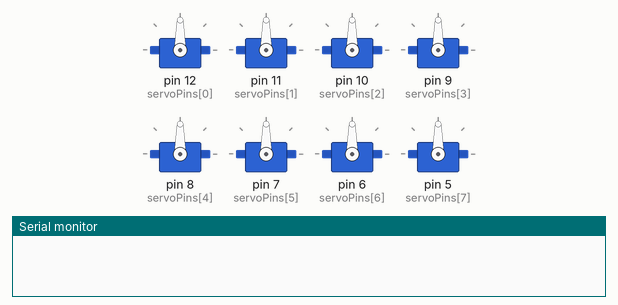
Recording of a sketch running on a simulated Arduino Uno, built with avr-gcc and run on an emulated ATmega328P. Parts: 8 × servo, the last lines printed to the serial monitor.

Above: at 0.1 s.
At 1.15 s:
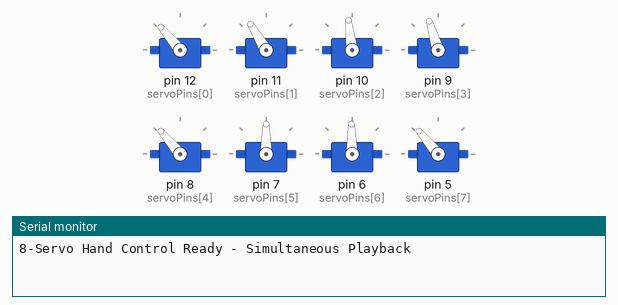
At 10.42 s:
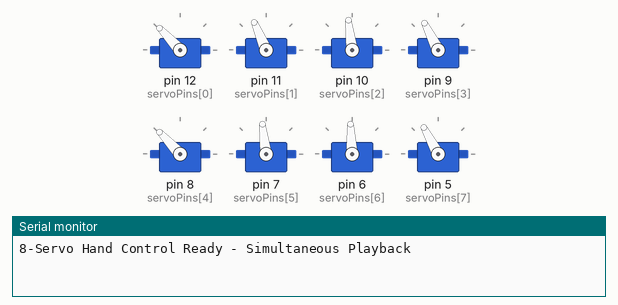
At 19.69 s:
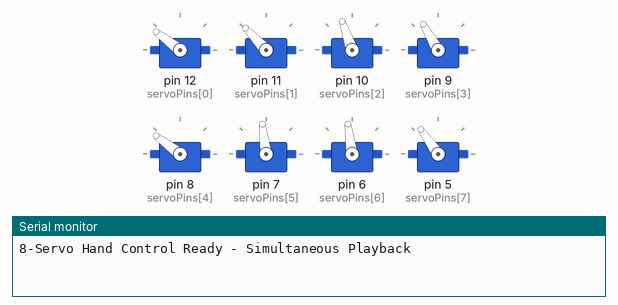
At 29.26 s:
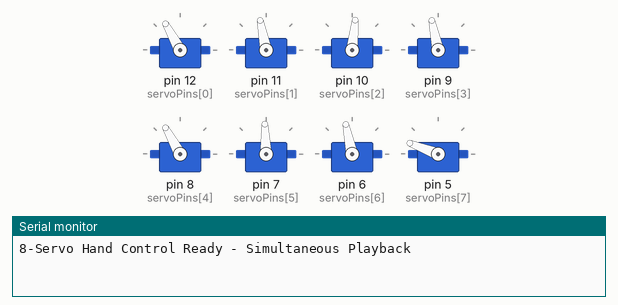
At 38.83 s:
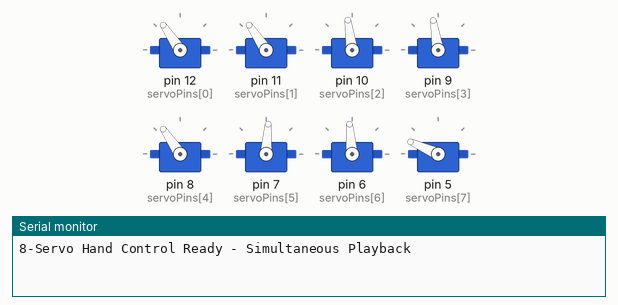
Timing chart, 0 to 38.9 s (numbered marks = the images above):
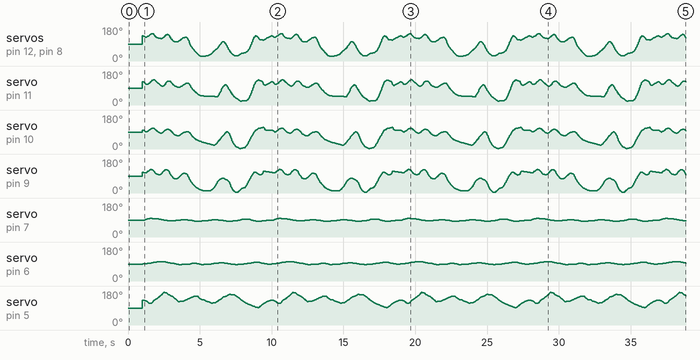

The sketch:

hand_movements_20251204_221925.ino
```cpp
/*
 * 8-Servo Hand Control - Generated Movement Code (SIMULTANEOUS PLAYBACK)
 * Generated: 2025-12-04 22:19:25
 * Layers: 4
 * Original Frames Recorded: 3164
 * Loop Duration: 8.97s (recorded) / 8.97s (at 1.0x speed)
 * Playback Speed: 1.0x
 *
 * Hardware: 5 Finger Servos + 3 Arm Servos
 * Fingers: Thumb, Index, Middle, Ring, Pinky
 * Arm: Shoulder, Elbow, Wrist
 *
 * Pin Mapping (reversed order):
 * Pin 12 -> Thumb (servo 0)
 * Pin 11 -> Index (servo 1)
 * Pin 10 -> Middle (servo 2)
 * Pin 9  -> Ring (servo 3)
 * Pin 8  -> Pinky (servo 4)
 * Pin 7  -> Shoulder (servo 5)
 * Pin 6  -> Elbow (servo 6)
 * Pin 5  -> Wrist (servo 7)
 */

#include <Servo.h>

// Servo objects
Servo servo[8];
int servoPins[8] = {12, 11, 10, 9, 8, 7, 6, 5};

// Timing
unsigned long loopStartTime;
unsigned long loopDuration = 8970; // milliseconds (adjusted for 1.0x speed)

// Layer data structures

// Layer 1: Layer_1 (cursor mode) - 77 keyframes
const int layer1_count = 77;
const unsigned long layer1_times[] PROGMEM = {3, 134, 238, 341, 455, 558, 659, 775, 875, 983, 1086, 1188, 1294, 1398, 1499, 1602, 1703, 1819, 1927, 2030, 2136, 2243, 2407, 2520, 2624, 2725, 2831, 2943, 3079, 3184, 3285, 3390, 3495, 3607, 3711, 3832, 3936, 4079, 4239, 4520, 4719, 4824, 4927, 5031, 5135, 5239, 5344, 5448, 5551, 5656, 5760, 5864, 5968, 6070, 6177, 6280, 6382, 6488, 6592, 6789, 6896, 7133, 7240, 7343, 7445, 7553, 7656, 7757, 7857, 7960, 8065, 8168, 8332, 8433, 8536, 8637, 8945};
const int layer1_servo0[] PROGMEM = {134, 129, 125, 130, 134, 142, 144, 142, 131, 124, 121, 120, 119, 121, 128, 136, 141, 139, 125, 115, 105, 101, 101, 105, 111, 117, 123, 125, 124, 113, 92, 77, 65, 56, 47, 37, 29, 24, 25, 29, 34, 41, 50, 56, 63, 70, 82, 91, 102, 102, 94, 82, 65, 52, 41, 34, 29, 27, 26, 36, 41, 44, 48, 54, 68, 85, 105, 124, 133, 130, 124, 110, 104, 96, 96, 99, 99};
const int layer1_servo1[] PROGMEM = {123, 120, 110, 110, 114, 123, 130, 135, 130, 121, 115, 108, 101, 99, 104, 113, 124, 127, 125, 118, 106, 100, 95, 94, 96, 100, 106, 111, 116, 116, 107, 94, 83, 75, 66, 59, 53, 48, 47, 47, 47, 47, 47, 45, 43, 46, 59, 71, 92, 100, 107, 104, 90, 77, 64, 53, 44, 37, 33, 21, 22, 22, 23, 29, 42, 60, 81, 102, 121, 128, 133, 130, 128, 102, 83, 81, 81};
const int layer1_servo2[] PROGMEM = {100, 96, 90, 94, 99, 106, 109, 110, 104, 96, 90, 85, 83, 87, 95, 101, 105, 104, 99, 92, 81, 75, 70, 71, 75, 81, 87, 90, 92, 91, 86, 76, 65, 58, 50, 46, 43, 39, 34, 29, 25, 22, 21, 22, 27, 38, 48, 55, 68, 75, 85, 92, 89, 77, 55, 36, 25, 14, 9, 1, 5, 8, 17, 30, 46, 61, 74, 88, 99, 103, 110, 113, 118, 127, 105, 100, 100};
const int layer1_servo3[] PROGMEM = {111, 106, 105, 114, 119, 125, 123, 118, 106, 99, 97, 97, 100, 110, 119, 124, 122, 117, 100, 90, 79, 75, 76, 82, 90, 97, 104, 104, 100, 88, 71, 58, 47, 39, 30, 24, 20, 15, 12, 11, 12, 17, 25, 34, 46, 62, 70, 75, 78, 77, 72, 69, 64, 52, 31, 17, 9, 3, 2, 16, 24, 30, 41, 56, 71, 86, 98, 110, 111, 105, 100, 94, 94, 120, 118, 117, 117};
const int layer1_servo4[] PROGMEM = {134, 129, 125, 130, 134, 142, 144, 142, 131, 124, 121, 120, 119, 121, 128, 136, 141, 139, 125, 115, 105, 101, 101, 105, 111, 117, 123, 125, 124, 113, 92, 77, 65, 56, 47, 37, 29, 24, 25, 29, 34, 41, 50, 56, 63, 70, 82, 91, 102, 102, 94, 82, 65, 52, 41, 34, 29, 27, 26, 36, 41, 44, 48, 54, 68, 85, 105, 124, 133, 130, 124, 110, 104, 96, 96, 99, 99};
int layer1_index = 0;

// Layer 2: Layer_2 (manual mode) - 102 keyframes
const int layer2_count = 102;
const unsigned long layer2_times[] PROGMEM = {1, 243, 307, 363, 421, 484, 684, 735, 788, 845, 899, 965, 1043, 1099, 1163, 1219, 1275, 1331, 1386, 1442, 1492, 1674, 1728, 1784, 1839, 1922, 2005, 2094, 2155, 2205, 2265, 2327, 2380, 2431, 2499, 2868, 2956, 3043, 3139, 3219, 3338, 3436, 3539, 3610, 3855, 3907, 3967, 4051, 4114, 4308, 4365, 4450, 4609, 4711, 4779, 5083, 5138, 5212, 5266, 5331, 5420, 5475, 5529, 5586, 5642, 5811, 5874, 5943, 6019, 6416, 6474, 6536, 6593, 6651, 6711, 6761, 6817, 6874, 6930, 7018, 7074, 7147, 7198, 7288, 7362, 7466, 7583, 7633, 7777, 7866, 8002, 8233, 8321, 8393, 8502, 8594, 8649, 8722, 8793, 8850, 8913, 8955};
const int layer2_servo7[] PROGMEM = {131, 128, 124, 121, 118, 114, 118, 124, 130, 133, 136, 139, 142, 147, 150, 153, 157, 160, 165, 169, 173, 169, 166, 162, 159, 156, 153, 150, 147, 142, 139, 136, 132, 128, 124, 128, 131, 134, 137, 140, 144, 147, 150, 153, 150, 145, 141, 138, 135, 132, 129, 126, 122, 119, 116, 119, 122, 125, 129, 132, 135, 139, 142, 146, 149, 152, 155, 158, 162, 158, 155, 152, 149, 146, 143, 140, 135, 132, 129, 126, 122, 119, 116, 113, 110, 107, 104, 101, 98, 95, 92, 95, 98, 101, 105, 108, 111, 114, 117, 120, 124, 127};
int layer2_index = 0;

// Layer 3: Layer_3 (manual mode) - 29 keyframes
const int layer3_count = 29;
const unsigned long layer3_times[] PROGMEM = {6, 517, 636, 925, 1157, 1597, 1765, 2013, 2309, 2525, 3308, 3500, 3908, 4074, 4796, 5041, 5451, 5796, 6004, 6475, 7061, 7369, 7652, 7991, 8269, 8479, 8644, 8867, 8939};
const int layer3_servo6[] PROGMEM = {91, 94, 97, 100, 103, 100, 97, 94, 91, 87, 91, 94, 91, 87, 91, 94, 97, 94, 91, 87, 91, 94, 97, 100, 97, 94, 91, 87, 87};
int layer3_index = 0;

// Layer 4: Layer_4 (manual mode) - 32 keyframes
const int layer4_count = 32;
const unsigned long layer4_times[] PROGMEM = {5, 201, 252, 491, 1119, 1306, 1574, 1822, 2567, 2719, 3338, 3494, 3661, 4355, 4648, 4891, 5458, 5697, 5904, 6480, 6687, 6857, 6998, 7492, 7617, 7775, 7931, 8523, 8658, 8770, 8929, 8946};
const int layer4_servo5[] PROGMEM = {88, 92, 95, 98, 95, 92, 89, 86, 89, 92, 89, 86, 83, 86, 89, 92, 89, 86, 83, 86, 89, 92, 95, 92, 89, 86, 83, 86, 89, 92, 95, 95};
int layer4_index = 0;

void setup() {
  Serial.begin(9600);

  // Attach servos
  for(int i = 0; i < 8; i++) {
    servo[i].attach(servoPins[i]);
    servo[i].write(90);
  }

  delay(1000);
  Serial.println("8-Servo Hand Control Ready - Simultaneous Playback");
  loopStartTime = millis();
}

void loop() {
  unsigned long elapsed = millis() - loopStartTime;

  // Smooth loop blending - last 10% of loop blends back to start
  unsigned long blendZone = loopDuration / 10;  // 10% blend zone
  bool isBlending = elapsed >= (loopDuration - blendZone);
  float blendFactor = 0.0;

  if(isBlending) {
    blendFactor = (float)(elapsed - (loopDuration - blendZone)) / (float)blendZone;
    blendFactor = constrain(blendFactor, 0.0, 1.0);
  }

  // Loop the sequence
  if(elapsed >= loopDuration) {
    loopStartTime = millis();
    elapsed = 0;
    layer1_index = 0;
    layer2_index = 0;
    layer3_index = 0;
    layer4_index = 0;
  }

  // Update layer 1 with interpolation
  if(layer1_index < layer1_count - 1) {
    unsigned long currentTime = pgm_read_dword(&layer1_times[layer1_index]);
    unsigned long nextTime = pgm_read_dword(&layer1_times[layer1_index + 1]);

    // Move to next keyframe if we've passed it
    if(elapsed >= nextTime) {
      layer1_index++;
    }

    // Interpolate between current and next keyframe
    if(layer1_index < layer1_count - 1 && elapsed >= currentTime) {
      currentTime = pgm_read_dword(&layer1_times[layer1_index]);
      nextTime = pgm_read_dword(&layer1_times[layer1_index + 1]);

      // Calculate interpolation factor (0.0 to 1.0)
      float factor = (float)(elapsed - currentTime) / (float)(nextTime - currentTime);
      factor = constrain(factor, 0.0, 1.0);

      // Interpolate Thumb
      int curr0 = pgm_read_word(&layer1_servo0[layer1_index]);
      int next0 = pgm_read_word(&layer1_servo0[layer1_index + 1]);
      int start0 = pgm_read_word(&layer1_servo0[0]);

      if(curr0 != -1 && next0 != -1) {
        int interpolated = curr0 + (int)((next0 - curr0) * factor);

        // Apply blend zone for smooth looping
        if(isBlending && start0 != -1) {
          interpolated = interpolated * (1.0 - blendFactor) + start0 * blendFactor;
        }

        servo[0].write(interpolated);
      } else if(curr0 != -1) {
        int pos = curr0;

        // Apply blend zone for smooth looping
        if(isBlending && start0 != -1) {
          pos = pos * (1.0 - blendFactor) + start0 * blendFactor;
        }

        servo[0].write(pos);
      }
      // Interpolate Index
      int curr1 = pgm_read_word(&layer1_servo1[layer1_index]);
      int next1 = pgm_read_word(&layer1_servo1[layer1_index + 1]);
      int start1 = pgm_read_word(&layer1_servo1[0]);

      if(curr1 != -1 && next1 != -1) {
        int interpolated = curr1 + (int)((next1 - curr1) * factor);

        // Apply blend zone for smooth looping
        if(isBlending && start1 != -1) {
          interpolated = interpolated * (1.0 - blendFactor) + start1 * blendFactor;
        }

        servo[1].write(interpolated);
      } else if(curr1 != -1) {
        int pos = curr1;

        // Apply blend zone for smooth looping
        if(isBlending && start1 != -1) {
          pos = pos * (1.0 - blendFactor) + start1 * blendFactor;
        }

        servo[1].write(pos);
      }
      // Interpolate Middle
      int curr2 = pgm_read_word(&layer1_servo2[layer1_index]);
      int next2 = pgm_read_word(&layer1_servo2[layer1_index + 1]);
      int start2 = pgm_read_word(&layer1_servo2[0]);

      if(curr2 != -1 && next2 != -1) {
        int interpolated = curr2 + (int)((next2 - curr2) * factor);

        // Apply blend zone for smooth looping
        if(isBlending && start2 != -1) {
          interpolated = interpolated * (1.0 - blendFactor) + start2 * blendFactor;
        }

        servo[2].write(interpolated);
      } else if(curr2 != -1) {
        int pos = curr2;

        // Apply blend zone for smooth looping
        if(isBlending && start2 != -1) {
          pos = pos * (1.0 - blendFactor) + start2 * blendFactor;
        }

        servo[2].write(pos);
      }
      // Interpolate Ring
      int curr3 = pgm_read_word(&layer1_servo3[layer1_index]);
      int next3 = pgm_read_word(&layer1_servo3[layer1_index + 1]);
      int start3 = pgm_read_word(&layer1_servo3[0]);

      if(curr3 != -1 && next3 != -1) {
        int interpolated = curr3 + (int)((next3 - curr3) * factor);

        // Apply blend zone for smooth looping
        if(isBlending && start3 != -1) {
          interpolated = interpolated * (1.0 - blendFactor) + start3 * blendFactor;
        }

        servo[3].write(interpolated);
      } else if(curr3 != -1) {
        int pos = curr3;

        // Apply blend zone for smooth looping
        if(isBlending && start3 != -1) {
          pos = pos * (1.0 - blendFactor) + start3 * blendFactor;
        }

        servo[3].write(pos);
      }
      // Interpolate Pinky
      int curr4 = pgm_read_word(&layer1_servo4[layer1_index]);
      int next4 = pgm_read_word(&layer1_servo4[layer1_index + 1]);
      int start4 = pgm_read_word(&layer1_servo4[0]);

      if(curr4 != -1 && next4 != -1) {
        int interpolated = curr4 + (int)((next4 - curr4) * factor);

        // Apply blend zone for smooth looping
        if(isBlending && start4 != -1) {
          interpolated = interpolated * (1.0 - blendFactor) + start4 * blendFactor;
        }

        servo[4].write(interpolated);
      } else if(curr4 != -1) {
        int pos = curr4;

        // Apply blend zone for smooth looping
        if(isBlending && start4 != -1) {
          pos = pos * (1.0 - blendFactor) + start4 * blendFactor;
        }

        servo[4].write(pos);
      }
    }
  }

  // Update layer 2 with interpolation
  if(layer2_index < layer2_count - 1) {
    unsigned long currentTime = pgm_read_dword(&layer2_times[layer2_index]);
    unsigned long nextTime = pgm_read_dword(&layer2_times[layer2_index + 1]);

    // Move to next keyframe if we've passed it
    if(elapsed >= nextTime) {
      layer2_index++;
    }

    // Interpolate between current and next keyframe
    if(layer2_index < layer2_count - 1 && elapsed >= currentTime) {
      currentTime = pgm_read_dword(&layer2_times[layer2_index]);
      nextTime = pgm_read_dword(&layer2_times[layer2_index + 1]);

      // Calculate interpolation factor (0.0 to 1.0)
      float factor = (float)(elapsed - currentTime) / (float)(nextTime - currentTime);
      factor = constrain(factor, 0.0, 1.0);

      // Interpolate Wrist
      int curr7 = pgm_read_word(&layer2_servo7[layer2_index]);
      int next7 = pgm_read_word(&layer2_servo7[layer2_index + 1]);
      int start7 = pgm_read_word(&layer2_servo7[0]);

      if(curr7 != -1 && next7 != -1) {
        int interpolated = curr7 + (int)((next7 - curr7) * factor);

        // Apply blend zone for smooth looping
        if(isBlending && start7 != -1) {
          interpolated = interpolated * (1.0 - blendFactor) + start7 * blendFactor;
        }

        servo[7].write(interpolated);
      } else if(curr7 != -1) {
        int pos = curr7;

        // Apply blend zone for smooth looping
        if(isBlending && start7 != -1) {
          pos = pos * (1.0 - blendFactor) + start7 * blendFactor;
        }

        servo[7].write(pos);
      }
    }
  }

  // Update layer 3 with interpolation
  if(layer3_index < layer3_count - 1) {
    unsigned long currentTime = pgm_read_dword(&layer3_times[layer3_index]);
    unsigned long nextTime = pgm_read_dword(&layer3_times[layer3_index + 1]);

    // Move to next keyframe if we've passed it
    if(elapsed >= nextTime) {
      layer3_index++;
    }

    // Interpolate between current and next keyframe
    if(layer3_index < layer3_count - 1 && elapsed >= currentTime) {
      currentTime = pgm_read_dword(&layer3_times[layer3_index]);
      nextTime = pgm_read_dword(&layer3_times[layer3_index + 1]);

      // Calculate interpolation factor (0.0 to 1.0)
      float factor = (float)(elapsed - currentTime) / (float)(nextTime - currentTime);
      factor = constrain(factor, 0.0, 1.0);

      // Interpolate Elbow
      int curr6 = pgm_read_word(&layer3_servo6[layer3_index]);
      int next6 = pgm_read_word(&layer3_servo6[layer3_index + 1]);
      int start6 = pgm_read_word(&layer3_servo6[0]);

      if(curr6 != -1 && next6 != -1) {
        int interpolated = curr6 + (int)((next6 - curr6) * factor);

        // Apply blend zone for smooth looping
        if(isBlending && start6 != -1) {
          interpolated = interpolated * (1.0 - blendFactor) + start6 * blendFactor;
        }

        servo[6].write(interpolated);
      } else if(curr6 != -1) {
        int pos = curr6;

        // Apply blend zone for smooth looping
        if(isBlending && start6 != -1) {
          pos = pos * (1.0 - blendFactor) + start6 * blendFactor;
        }

        servo[6].write(pos);
      }
    }
  }

  // Update layer 4 with interpolation
  if(layer4_index < layer4_count - 1) {
    unsigned long currentTime = pgm_read_dword(&layer4_times[layer4_index]);
    unsigned long nextTime = pgm_read_dword(&layer4_times[layer4_index + 1]);

    // Move to next keyframe if we've passed it
    if(elapsed >= nextTime) {
      layer4_index++;
    }

    // Interpolate between current and next keyframe
    if(layer4_index < layer4_count - 1 && elapsed >= currentTime) {
      currentTime = pgm_read_dword(&layer4_times[layer4_index]);
      nextTime = pgm_read_dword(&layer4_times[layer4_index + 1]);

      // Calculate interpolation factor (0.0 to 1.0)
      float factor = (float)(elapsed - currentTime) / (float)(nextTime - currentTime);
      factor = constrain(factor, 0.0, 1.0);

      // Interpolate Shoulder
      int curr5 = pgm_read_word(&layer4_servo5[layer4_index]);
      int next5 = pgm_read_word(&layer4_servo5[layer4_index + 1]);
      int start5 = pgm_read_word(&layer4_servo5[0]);

      if(curr5 != -1 && next5 != -1) {
        int interpolated = curr5 + (int)((next5 - curr5) * factor);

        // Apply blend zone for smooth looping
        if(isBlending && start5 != -1) {
          interpolated = interpolated * (1.0 - blendFactor) + start5 * blendFactor;
        }

        servo[5].write(interpolated);
      } else if(curr5 != -1) {
        int pos = curr5;

        // Apply blend zone for smooth looping
        if(isBlending && start5 != -1) {
          pos = pos * (1.0 - blendFactor) + start5 * blendFactor;
        }

        servo[5].write(pos);
      }
    }
  }

  delay(5); // 200Hz update rate for smooth interpolation
}
```
